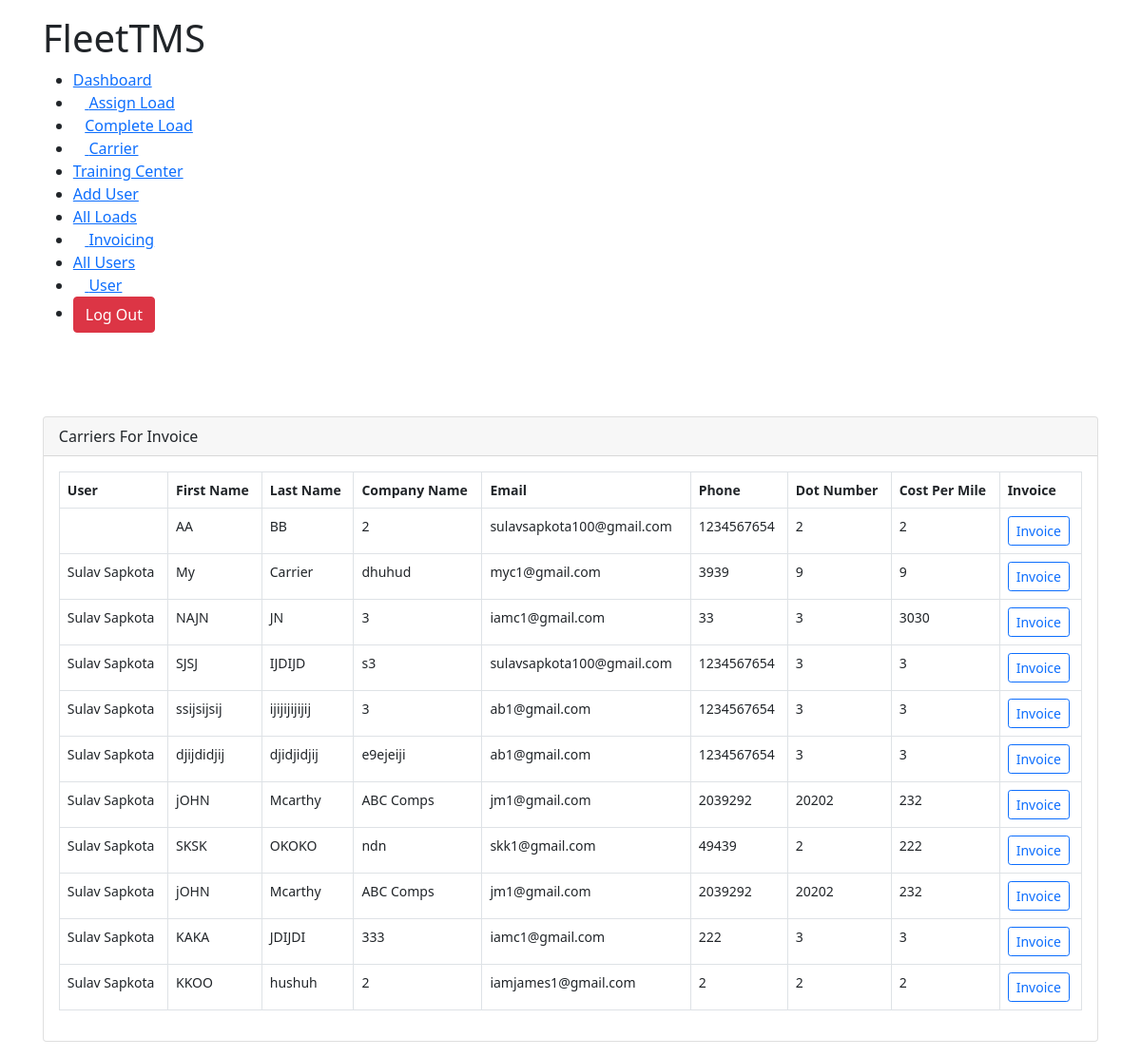
/all_invoice (signed in), run on the app's committed database.
### TMSTruck/models.py (models this page shows, shortened)
class Carrier(models.Model):
	user					= models.ForeignKey(Account,on_delete=models.CASCADE,null=True,blank=True)
	firstName 				= models.CharField(max_length=100,null=True)
	lastName				= models.CharField(max_length=100,null=True)
	company 				= models.CharField(max_length=100,null=True)
	email					= models.EmailField(max_length=100,null=True)
	phone					= models.IntegerField(null=True)
	mc_number 				= models.IntegerField(null=True)
	dot_number				= models.IntegerField(null=True)
	factoring_phone			= models.IntegerField(null=True)
	willing_states			= models.TextField(max_length=1000,null=True)
	carrier_status			= models.CharField(max_length=100,null=True)
	factoring_company		= models.CharField(max_length=100,null=True)
	mc_upload		 		= models.FileField(upload_to=carrierMcFiles,null=True)
	w9_upload 				= models.FileField(upload_to=carrierMcFiles,null=True)
	insurance				= models.FileField(upload_to=carrierMcFiles,null=True)
	costPerMile				= models.IntegerField(null=True)

class Account(models.Model):
	user 					= models.OneToOneField(User, on_delete=models.CASCADE)
	choices 				= [('ACTIVE','ACTIVE'),('INACTIVE','INACTIVE')]
	roleChoice				= [('Trainee','Trainee'),
								('Logistics Manager','Logistics Manager'),
								('Accounting','Accounting'),
								('Hiring Manager','Hiring Manager'),
								('Admin','Admin')]
	Email					= models.EmailField(max_length=100,null=True)
	firstName    			= models.CharField(max_length=100,null=True)
	lastName 				= models.CharField(max_length=100,null=True)
	commissionRate 			= models.IntegerField(null=True)
	address 				= models.CharField(max_length=100,null=True)
	city 					= models.CharField(max_length=100,null=True)
	state 					= models.CharField(max_length=100,null=True)
	zipCode 				= models.IntegerField(null=True)
	Phone 					= models.IntegerField(null=True)
	userStatus 				= models.CharField(max_length=100,choices=choices,default='ACTIVE')
	enrolledCarriers 		= models.TextField(null=True,max_length=3000, blank=True)
	userRole				= models.CharField(null=True,max_length=100,choices=roleChoice,default='Trainee',blank=True)
	ndaNca 					= models.FileField(upload_to=w9UploadFile)
	w9_upload				= models.FileField(upload_to=w9UploadFile,null=True)

### TMSTruck/decorators.py (the view)
        def wrapper(request, *args, **kwargs):
            group = None
            if request.user.groups.exists():
                group = request.user.groups.all()[0].name
            if group in allowed_roles:
                return view_func(request, *args, **kwargs)
            elif group == 'Trainee':
                return redirect("user")
            else:
                return HttpResponse("You are not authorized to visit this page. ")

### TMSTruck/views.py (called while the page is built)
@login_required(login_url="login")
@customRoles(allowed_roles=['Admin','Accounting','Logistics Manager'])
def all_invoice(request):
	ac = Account.objects.get(user=request.user)
	carrier = Carrier.objects.all()
	ca = carrier.values()
	template = 'TMSTruck/carrier/all_invoice.html'
	carrierList = [car for car in carrier]
	all_loads = AssignLoad.objects.filter(user=ac)
	group = request.user.groups.all()[0].name
	print(ca)
	context = {
		'carriers':carrier,
		'group':group,
	}
	return render(request,template,context)

### TMSTruck/templates/TMSTruck/carrier/all_invoice.html (shortened to what this page needs)
{% extends 'TMSTruck/base.html' %}
{% load static %}
{% block content %}
<!DOCTYPE html>
<html lang="en">
<head>
    <link rel="stylesheet" href="{% static 'css/dashboard.css' %}">
</head>
<body>
    <div class="main-body">
        {% if group == 'Accounting' %}
        {% include 'TMSTruck/navbars/accounting_navbar.html' %}
        {% elif group == 'Admin' %}
        {% include 'TMSTruck/navbars/admin_navbar.html' %}
        {% elif group == 'Hiring Manager' %}
        {% include 'TMSTruck/navbars/hiring_manager_navbar.html' %}
        {% elif group == 'Logistics Manager' %}
        {% include 'TMSTruck/navbars/logistics_manager.html' %}
        {% endif %}<br><br>
        <div class="row">
            <div class="col-md-12">
                <div class="card">
                    <div class="card-header">Carriers For Invoice</div>
                    <div class="card-body">
                        <table class="table table-bordered">
                            <thead>
                                <tr>
                                    <th scope="col">User</th>
                                    <th scope="col">First Name</th>
                                    <th scope="col">Last Name</th>
                                    <th scope="col">Company Name</th>
                                    <th scope="col">Email</th>
                                    <th scope="col">Phone</th>
                                    <th scope="col">Dot Number</th>
                                    <th scope="col">Cost Per Mile</th>
                                    <th scope="col">Invoice</th>
                                </tr>
                            </thead>
                            <tbody>
                                {% for carrier in carriers %}
                                <tr>
                                    <td>{{carrier.user.firstName}} {{carrier.user.lastName}}</td>
                                    <td>{{carrier.firstName}}</td>
                                    <td>{{carrier.lastName}}</a></td>
                                    <td>{{carrier.company}}</td>
                                    <td>{{carrier.email}}</td>
                                    <td>{{carrier.phone}}</td>
                                    <td>{{carrier.dot_number}}</td>
                                    <td>{{carrier.costPerMile}}</td>
                                    <td><a href="{% url 'invoice' carrier.id %}"><button class="btn btn-outline-primary btn-sm">Invoice</button></a></td>
                                </tr>
                                {% endfor %}
                            </tbody>
                        </table>
                    </div>
                </div>
            </div>
        </div>
    </div>
</body>
</html>
{% endblock %}

### static/css/base.css (style rules this page uses)
* { padding: 0px; margin: 0px; }
.main-body { margin: 1rem 2.8rem; }

### TMSTruck/templates/TMSTruck/carrier/all_invoice.html (style rules this page uses)
table { font-size: 14px; }

### data on the page
Carrier: firstName "AA", lastName "BB", company "2", email "sulavsapkota100@gmail.com", phone "1234567654", dot_number "2", costPerMile "2"
Carrier: user.firstName "Sulav", user.lastName "Sapkota", firstName "My", lastName "Carrier", company "dhuhud", email "myc1@gmail.com", phone "3939", dot_number "9", costPerMile "9"
Carrier: user.firstName "Sulav", user.lastName "Sapkota", firstName "NAJN", lastName "JN", company "3", email "iamc1@gmail.com", phone "33", dot_number "3", costPerMile "3030"
Carrier: user.firstName "Sulav", user.lastName "Sapkota", firstName "SJSJ", lastName "IJDIJD", company "s3", email "sulavsapkota100@gmail.com", phone "1234567654", dot_number "3", costPerMile "3"
Carrier: user.firstName "Sulav", user.lastName "Sapkota", firstName "ssijsijsij", lastName "ijijijijijij", company "3", email "ab1@gmail.com", phone "1234567654", dot_number "3", costPerMile "3"
Carrier: user.firstName "Sulav", user.lastName "Sapkota", firstName "djijdidjij", lastName "djidjidjij", company "e9ejeiji", email "ab1@gmail.com", phone "1234567654", dot_number "3", costPerMile "3"
Carrier: user.firstName "Sulav", user.lastName "Sapkota", firstName "jOHN", lastName "Mcarthy", company "ABC Comps", email "jm1@gmail.com", phone "2039292", dot_number "20202", costPerMile "232"
Carrier: user.firstName "Sulav", user.lastName "Sapkota", firstName "SKSK", lastName "OKOKO", company "ndn", email "skk1@gmail.com", phone "49439", dot_number "2", costPerMile "222"
Carrier: user.firstName "Sulav", user.lastName "Sapkota", firstName "jOHN", lastName "Mcarthy", company "ABC Comps", email "jm1@gmail.com", phone "2039292", dot_number "20202", costPerMile "232"
Carrier: user.firstName "Sulav", user.lastName "Sapkota", firstName "KAKA", lastName "JDIJDI", company "333", email "iamc1@gmail.com", phone "222", dot_number "3", costPerMile "3"
Carrier: user.firstName "Sulav", user.lastName "Sapkota", firstName "KKOO", lastName "hushuh", company "2", email "iamjames1@gmail.com", phone "2", dot_number "2", costPerMile "2"
